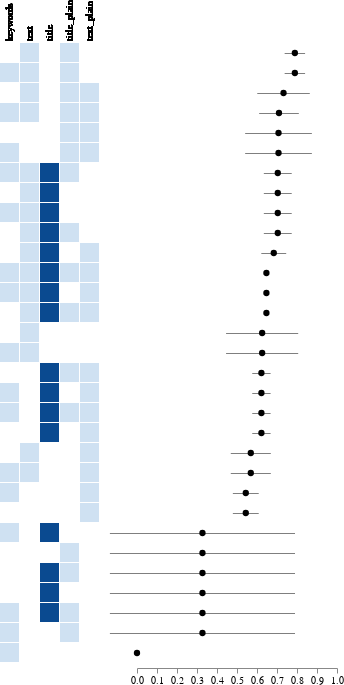

Notebook code for this chart:
### Code cell
#unrepl/mime {:content-type "application/vnd.vega.v5+json"
              :content plot}

### Figure 1 — Vega specification as saved in the notebook (floating-point values rounded to 4 significant figures)
{"$schema": "https://vega.github.io/schema/vega/v5.json", "axes": [], "data": [{"name": "rawData", "values": [{"dcg": 0.7532, "freeze": "alpha", "keywords": 1, "query": "genen", "text": 1, "title": 2, "title_plain": 1, "user": "mark"}, {"dcg": 0, "freeze": "alpha", "keywords": 1, "query": "genen", "title": 2, "user": "mark"}, {"dcg": 0.6398, "freeze": "alpha", "keywords": 1, "query": "genen", "text": 1, "text_plain": 1, "title": 2, "title_plain": 1, "user": "mark"}, {"dcg": 0.6398, "freeze": "alpha", "query": "genen", "text": 1, "text_plain": 1, "user": "mark"}, {"dcg": 0.5896, "freeze": "alpha", "query": "genen", "text_plain": 1, "title": 2, "title_plain": 1, "user": "mark"}, {"dcg": 0, "freeze": "alpha", "query": "genen", "title_plain": 1, "user": "mark"}, {"dcg": 0.5896, "freeze": "alpha", "query": "genen", "text_plain": 1, "title_plain": 1, "user": "mark"}, {"dcg": 0.7532, "freeze": "alpha", "query": "genen", "text": 1, "title_plain": 1, "user": "mark"}, {"dcg": 0.7532, "freeze": "alpha", "query": "genen", "text": 1, "title": 2, "user": "mark"}, {"dcg": 0.6398, "freeze": "alpha", "keywords": 1, "query": "genen", "text": 1, "text_plain": 1, "title_plain": 1, "user": "mark"}, {"dcg": 0, "freeze": "alpha", "query": "genen", "title": 2, "title_plain": 1, "user": "mark"}, {"dcg": 0.7532, "freeze": "alpha", "query": "genen", "text": 1, "user": "mark"}, {"dcg": 0.6398, "freeze": "alpha", "query": "genen", "text": 1, "text_plain": 1, "title": 2, "user": "mark"}, {"dcg": 0, "freeze": "alpha", "query": "genen", "title": 2, "user": "mark"}, {"dcg": 0.5896, "freeze": "alpha", "keywords": 1, "query": "genen", "text_plain": 1, "title": 2, "user": "mark"}, {"dcg": 0.5896, "freeze": "alpha", "keywords": 1, "query": "genen", "text_plain": 1, "title_plain": 1, "user": "mark"}, {"dcg": 0, "freeze": "alpha", "keywords": 1, "query": "genen", "user": "mark"}, {"dcg": 0.6398, "freeze": "alpha", "keywords": 1, "query": "genen", "text": 1, "text_plain": 1, "user": "mark"}, {"dcg": 0.5896, "freeze": "alpha", "keywords": 1, "query": "genen", "text_plain": 1, "user": "mark"}, {"dcg": 0, "freeze": "alpha", "keywords": 1, "query": "genen", "title": 2, "title_plain": 1, "user": "mark"}, {"dcg": 0.6398, "freeze": "alpha", "keywords": 1, "query": "genen", "text": 1, "text_plain": 1, "title": 2, "user": "mark"}, {"dcg": 0.7532, "freeze": "alpha", "keywords": 1, "query": "genen", "text": 1, "title": 2, "user": "mark"}, {"dcg": 0.7532, "freeze": "alpha", "keywords": 1, "query": "genen", "text": 1, "user": "mark"}, {"dcg": 0.5896, "freeze": "alpha", "keywords": 1, "query": "genen", "text_plain": 1, "title": 2, "title_plain": 1, "user": "mark"}, {"dcg": 0, "freeze": "alpha", "keywords": 1, "query": "genen", "title_plain": 1, "user": "mark"}, {"dcg": 0.6398, "freeze": "alpha", "query": "genen", "text": 1, "text_plain": 1, "title": 2, "title_plain": 1, "user": "mark"}, {"dcg": 0.7532, "freeze": "alpha", "keywords": 1, "query": "genen", "text": 1, "title_plain": 1, "user": "mark"}, {"dcg": 0.7532, "freeze": "alpha", "query": "genen", "text": 1, "title": 2, "title_plain": 1, "user": "mark"}, {"dcg": 0.5896, "freeze": "alpha", "query": "genen", "text_plain": 1, "user": "mark"}, {"dcg": 0.6398, "freeze": "alpha", "query": "genen", "text": 1, "text_plain": 1, "title_plain": 1, "user": "mark"}, {"dcg": 0.5896, "freeze": "alpha", "query": "genen", "text_plain": 1, "title": 2, "user": "mark"}, {"dcg": 0.6545, "freeze": "alpha", "keywords": 1, "query": "leren", "text": 1, "title": 2, "title_plain": 1, "user": "mark"}, {"dcg": 0.6545, "freeze": "alpha", "keywords": 1, "query": "leren", "title": 2, "user": "mark"}, {"dcg": 0.6545, "freeze": "alpha", "keywords": 1, "query": "leren", "text": 1, "text_plain": 1, "title": 2, "title_plain": 1, "user": "mark"}, {"dcg": 0.4982, "freeze": "alpha", "query": "leren", "text": 1, "text_plain": 1, "user": "mark"}, {"dcg": 0.6545, "freeze": "alpha", "query": "leren", "text_plain": 1, "title": 2, "title_plain": 1, "user": "mark"}, {"dcg": 0.6545, "freeze": "alpha", "query": "leren", "title_plain": 1, "user": "mark"}, {"dcg": 0.8255, "freeze": "alpha", "query": "leren", "text_plain": 1, "title_plain": 1, "user": "mark"}, {"dcg": 0.8255, "freeze": "alpha", "query": "leren", "text": 1, "title_plain": 1, "user": "mark"}, {"dcg": 0.6545, "freeze": "alpha", "query": "leren", "text": 1, "title": 2, "user": "mark"}, {"dcg": 0.7801, "freeze": "alpha", "keywords": 1, "query": "leren", "text": 1, "text_plain": 1, "title_plain": 1, "user": "mark"}, {"dcg": 0.6545, "freeze": "alpha", "query": "leren", "title": 2, "title_plain": 1, "user": "mark"}, {"dcg": 0.4982, "freeze": "alpha", "query": "leren", "text": 1, "user": "mark"}, {"dcg": 0.7278, "freeze": "alpha", "query": "leren", "text": 1, "text_plain": 1, "title": 2, "user": "mark"}, {"dcg": 0.6545, "freeze": "alpha", "query": "leren", "title": 2, "user": "mark"}, {"dcg": 0.6545, "freeze": "alpha", "keywords": 1, "query": "leren", "text_plain": 1, "title": 2, "user": "mark"}, {"dcg": 0.8255, "freeze": "alpha", "keywords": 1, "query": "leren", "text_plain": 1, "title_plain": 1, "user": "mark"}, {"dcg": 0, "freeze": "alpha", "keywords": 1, "query": "leren", "user": "mark"}, {"dcg": 0.4982, "freeze": "alpha", "keywords": 1, "query": "leren", "text": 1, "text_plain": 1, "user": "mark"}, {"dcg": 0.4982, "freeze": "alpha", "keywords": 1, "query": "leren", "text_plain": 1, "user": "mark"}, {"dcg": 0.6545, "freeze": "alpha", "keywords": 1, "query": "leren", "title": 2, "title_plain": 1, "user": "mark"}, {"dcg": 0.6545, "freeze": "alpha", "keywords": 1, "query": "leren", "text": 1, "text_plain": 1, "title": 2, "user": "mark"}, {"dcg": 0.6545, "freeze": "alpha", "keywords": 1, "query": "leren", "text": 1, "title": 2, "user": "mark"}, {"dcg": 0.4982, "freeze": "alpha", "keywords": 1, "query": "leren", "text": 1, "user": "mark"}, {"dcg": 0.6545, "freeze": "alpha", "keywords": 1, "query": "leren", "text_plain": 1, "title": 2, "title_plain": 1, "user": "mark"}, {"dcg": 0.6545, "freeze": "alpha", "keywords": 1, "query": "leren", "title_plain": 1, "user": "mark"}, {"dcg": 0.6545, "freeze": "alpha", "query": "leren", "text": 1, "text_plain": 1, "title": 2, "title_plain": 1, "user": "mark"}, {"dcg": 0.8255, "freeze": "alpha", "keywords": 1, "query": "leren", "text": 1, "title_plain": 1, "user": "mark"}, {"dcg": 0.6545, "freeze": "alpha", "query": "leren", "text": 1, "title": 2, "title_plain": 1, "user": "mark"}, {"dcg": 0.4982, "freeze": "alpha", "query": "leren", "text_plain": 1, "user": "mark"}, {"dcg": 0.8255, "freeze": "alpha", "query": "leren", "text": 1, "text_plain": 1, "title_plain": 1, "user": "mark"}, {"dcg": 0.6545, "freeze": "alpha", "query": "leren", "text_plain": 1, "title": 2, "user": "mark"}]}, {"name": "aggrData", "source": "rawData", "transform": [{"as": ["mean", "stdev"], "fields": ["dcg", "dcg"], "groupby": ["keywords", "text", "title", "title_plain", "text_plain"], "ops": ["mean", "stdev"], "type": "aggregate"}, {"as": "id", "type": "identifier"}]}, {"name": "fieldNames", "values": ["keywords", "text", "title", "title_plain", "text_plain"]}, {"name": "fieldData", "source": "aggrData", "transform": [{"as": ["field", "value"], "fields": ["keywords", "text", "title", "title_plain", "text_plain"], "type": "fold"}]}], "layout": {"align": {"column": "each", "row": "all"}, "padding": {"column": 10, "row": 0}}, "legends": [], "marks": [{"marks": [{"encode": {"update": {"fill": {"field": "value", "scale": "color"}, "height": {"band": 1, "offset": -1, "scale": "combinations"}, "width": {"band": 1, "offset": -1, "scale": "fields"}, "x": {"field": "field", "scale": "fields"}, "y": {"field": "id", "scale": "combinations"}}}, "from": {"data": "fieldData"}, "type": "rect"}, {"encode": {"update": {"align": {"value": "left"}, "angle": {"value": -90}, "baseline": {"value": "middle"}, "font": {"value": "sans-serif"}, "fontSize": {"value": 10}, "text": {"field": "field"}, "x": {"band": 0.5, "field": "field", "scale": "fields"}, "y": {"offset": -2}}}, "from": {"data": "fieldData"}, "name": "columns", "type": "text"}], "name": "fields", "scales": [{"domain": ["keywords", "text", "title", "title_plain", "text_plain"], "name": "fields", "range": {"step": {"signal": "cellSize"}}, "type": "band"}, {"domain": {"data": "fieldData", "field": "value"}, "name": "color", "range": {"scheme": "blues"}, "type": "linear"}], "type": "group"}, {"axes": [{"offset": {"signal": "length(data('aggrData')) * cellSize + 5"}, "orient": "bottom", "scale": "values"}], "encode": {"enter": {"width": {"signal": "valueWidth"}}}, "marks": [{"encode": {"enter": {"fill": {"value": "black"}, "size": {"value": 40}}, "update": {"xc": {"field": "mean", "scale": "values"}, "yc": {"band": 0.5, "field": "id", "scale": "combinations"}}}, "from": {"data": "aggrData"}, "type": "symbol"}, {"encode": {"enter": {"fill": {"value": "black"}, "height": {"value": 0.5}}, "update": {"x": {"scale": "values", "signal": "datum.mean - datum.stdev"}, "x2": {"scale": "values", "signal": "datum.mean + datum.stdev"}, "y": {"band": 0.5, "field": "id", "scale": "combinations"}}}, "from": {"data": "aggrData"}, "type": "rect"}], "name": "values", "scales": [{"domain": [0, 1], "name": "values", "range": [0, {"signal": "valueWidth"}], "type": "linear"}], "type": "group"}], "projections": [], "scales": [{"domain": {"data": "aggrData", "field": "id", "sort": {"field": "mean", "op": "mean", "order": "descending"}}, "name": "combinations", "range": {"step": {"signal": "cellSize"}}, "type": "band"}], "signals": [{"name": "cellSize", "value": 20}, {"name": "valueWidth", "value": 200}]}
